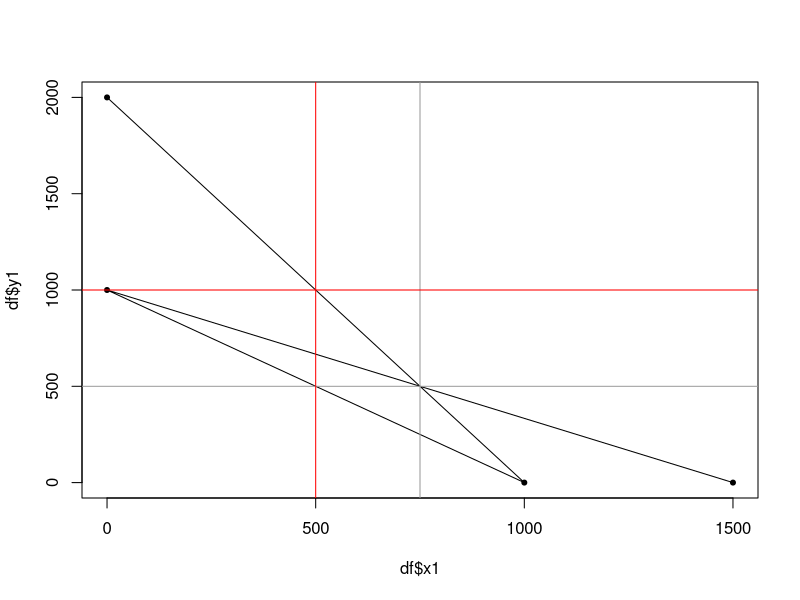

This chart was generated by the following R code: (Note: this script raises an error after producing the figure.)
akf = 3
akc = 2
alf = 1
alc = 2
K = 3000
L = 2000

L1 = L/alf
L2 = L/alc
K1 = K/akf
K2 = K/akc


A <- matrix(c(akf,akc,alf,alc), nrow = 2, byrow = T)
A

endow_home <- matrix(c(K,L), nrow = 2)
endow_home

production <- solve(A) %*% endow_home
production


# Rec theorem

K3 = 4000

endow_home_2 <- matrix(c(K3,L), nrow = 2)
production_2 <- solve(A) %*% endow_home_2
production_2



# Example usage
df <- data.frame(x1 = c(0,K1,0,K2), y1 = c(L1,0,L2,0))
df
x <- c(0, K1)
y <- c(L1, 0)
plot(df$x1, df$y1, "o", pch=20)  # bezier() generates smoothed curves from these points
abline(h = production[1,1], v = production[2,1], col = "gray60")
abline(h = production_2[1,1], v = production_2[2,1], col = "red")
points(bezier(df$x1, df$y1, type="l", col="red"))



factor_input_1 <- matrix(c(akf*production[1,1], akc*production[2,1], alf*production[1,1], alc*production[2,1]), nrow = 2, byrow = T)
factor_input_1

factor_input_2 <- matrix(c(akf*production_2[1,1], akc*production_2[2,1], alf*production_2[1,1], alc*production_2[2,1]), nrow = 2, byrow = T)
factor_input_2

# percentage change
QF_K <- (factor_input_2[1,1]-factor_input_1[1,1])/(factor_input_1[1,1])
QF_K

QF_L <- (factor_input_2[2,1]-factor_input_1[2,1])/(factor_input_1[2,1])
QF_L

QC_K <- (factor_input_2[1,2]-factor_input_1[1,2])/(factor_input_1[1,2])
QC_K

QC_L <- (factor_input_2[2,2]-factor_input_1[2,2])/(factor_input_1[2,2])
QC_L


##########################################################################
Fakf = 1
Fakc = .1
Falf = .5
Falc = 7
FK = 1000
FL = 8000
B <- matrix(c(Fakf,Fakc,Falf,Falc), nrow = 2, byrow = T)
B

endow_Foreign <- matrix(c(FK,FL), nrow = 2)
endow_Foreign

Fproduction <- solve(B) %*% endow_Foreign
Fproduction


#------

b = 1
cap = 1500
lab = 500
alpha = (1/3)



prod = b * cap ^ alpha * lab ^ ( 1 - alpha )

kt <- ""
kl <- ""
  
K = kt + kl

#---------------------

u <- function(x, y) 3*x + 2*y

x <- seq(0, L, by=1)
y <- seq(K, 0, by=-1)
a <- c(100)

persp(x, y, outer(x, y, u), ticktype="detailed")
contour(x, y, outer(x, y, u), levels=a)


# raw data 

x <- c(1,2,3,4,5,6,7,8)
y <- c(10,10,10,15,15,30,60,90)

# note- for the contour function to work below, x and y 
# These must be in ascending order-based on the contour documentation
#  which is the opposite of how the data was presented at
# about.com 

# put x and y in a matrix

xy <- as.matrix(cbind(x,y))

# transpose xy

xyT <- t(xy) 

# define function z as a matrix

z <- as.matrix(sqrt(x*y))

# plot the countour plot / specified level sets

contour(xyT,z) # all levels

contour(xyT,z, levels =c(10,20,50)) # specified levels for z

# *------------------------------------------------------------------
# | PART 2:   simulated data  (sort of) - not really indifference curves            
# *-----------------------------------------------------------------


rm(list=ls()) # get rid of any existing data 

ls() # display active data -should be null 

# define x and y

x <- seq(0,100,by=10)
y <- seq(0,20,by=2)

# put x and y in a matrix

xy <- as.matrix(cbind(x,y))

# transpose xy

xyT <- t(xy) 

# define function z as a matrix

z <- as.matrix(sqrt(x*y))

contour(xyT,z)


###########################################################################
akf = 10
akc = 2
alf = 2
alc = 1
K = 200
L = 200

x<- seq(0,100, 1)
y<- seq(0,100, 1)
a <- c(100,200,300)

f <- function(x,y) {
  K= akf*x + akc*y 
  L= alf*x + alc*y  }


z <- outer(x,y,f)
fx <- function(x,y,h=0.001) (f(x+h,y)-f(x,y))/h
fy <- function(x,y,h=0.001) (f(x,y+h)-f(x,y))/h
zfx <- outer(x,y,fx)
zfy <- outer(x,y,fy)
#persp(x,y,z, theta=-30,phi=15,ticktype="detailed")
contour(x,y,zfx,level=a) 
#contour(x,y,zfy,level=a, add=T, col="red")
contour(x, y,z)
image(x,y,z)
contour(x,y,z,add=T)


z <- as.data.frame(z)
b <- ggplot(z, aes(wt, mpg)) +
  geom_point()

df <- data.frame(x1 = factor_input_1[1,1], x2 = factor_input_1[1,2], y1 = factor_input_1[2,1], y2 = factor_input_1[2,2])
b <- ggplot(geom_curve(aes(x = x1, y = y1, xend = x2, yend = y2, colour = "curve"), data = df) +
  geom_segment(aes(x = x1, y = y1, xend = x2, yend = y2, colour = "segment"), data = df))

